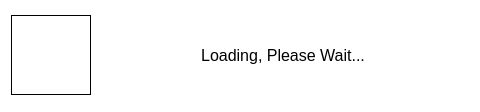
<?xml version="1.0" encoding="UTF-8"?>
<ui version="4.0">
 <class>DialogLoading</class>
 <widget class="QDialog" name="DialogLoading">
  <property name="geometry">
   <rect>
    <x>0</x>
    <y>0</y>
    <width>480</width>
    <height>112</height>
   </rect>
  </property>
  <property name="minimumSize">
   <size>
    <width>480</width>
    <height>112</height>
   </size>
  </property>
  <property name="maximumSize">
   <size>
    <width>480</width>
    <height>112</height>
   </size>
  </property>
  <property name="windowTitle">
   <string>Dialog</string>
  </property>
  <property name="styleSheet">
   <string notr="true">background-color: rgb(255, 255, 255);</string>
  </property>
  <widget class="QWidget" name="layoutWidget">
   <property name="geometry">
    <rect>
     <x>10</x>
     <y>10</y>
     <width>461</width>
     <height>90</height>
    </rect>
   </property>
   <layout class="QHBoxLayout" name="horizontalLayout">
    <item>
     <widget class="QLabel" name="labelImage">
      <property name="minimumSize">
       <size>
        <width>78</width>
        <height>80</height>
       </size>
      </property>
      <property name="maximumSize">
       <size>
        <width>80</width>
        <height>80</height>
       </size>
      </property>
      <property name="styleSheet">
       <string notr="true">background-color: rgb(255, 255, 255);</string>
      </property>
      <property name="frameShape">
       <enum>QFrame::Box</enum>
      </property>
      <property name="text">
       <string/>
      </property>
      <property name="scaledContents">
       <bool>true</bool>
      </property>
     </widget>
    </item>
    <item>
     <layout class="QVBoxLayout" name="verticalLayout">
      <item>
       <widget class="QLabel" name="labelText">
        <property name="minimumSize">
         <size>
          <width>370</width>
          <height>55</height>
         </size>
        </property>
        <property name="maximumSize">
         <size>
          <width>370</width>
          <height>9999</height>
         </size>
        </property>
        <property name="font">
         <font>
          <pointsize>12</pointsize>
         </font>
        </property>
        <property name="styleSheet">
         <string notr="true">background-color: rgb(255, 255, 255);</string>
        </property>
        <property name="text">
         <string>Loading, Please Wait...</string>
        </property>
        <property name="alignment">
         <set>Qt::AlignCenter</set>
        </property>
        <property name="wordWrap">
         <bool>true</bool>
        </property>
       </widget>
      </item>
     </layout>
    </item>
   </layout>
  </widget>
 </widget>
 <resources/>
 <connections/>
</ui>
